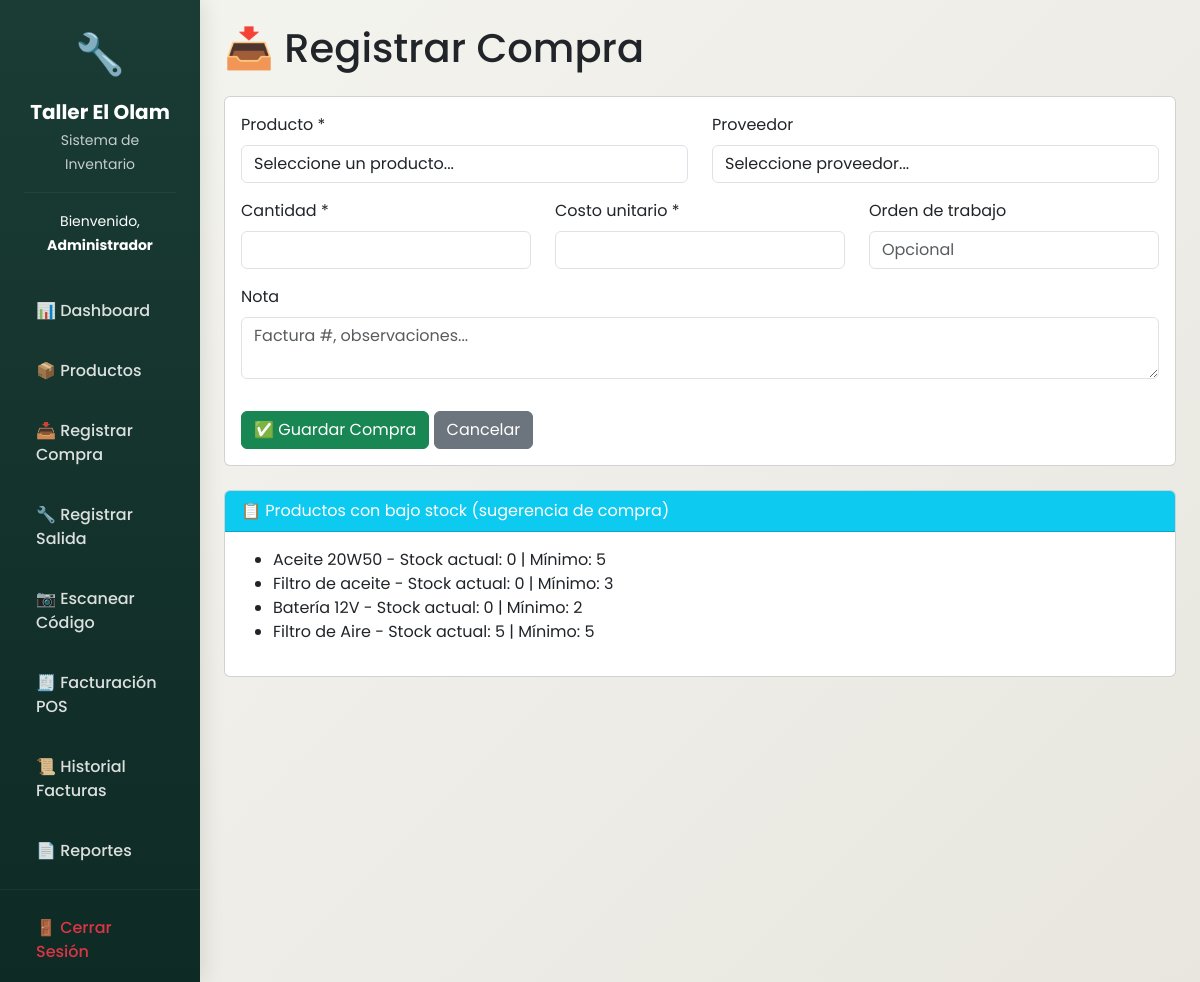
/compra (signed in), run on the app's committed database.
### models.py (models this page shows, shortened)
class Usuario(UserMixin, db.Model):
    __tablename__ = 'usuarios'
    id = db.Column(db.Integer, primary_key=True)
    nombre = db.Column(db.String(100), nullable=False)
    usuario = db.Column(db.String(50), unique=True, nullable=False)
    password = db.Column(db.String(200), nullable=False)
    rol = db.Column(db.String(20), default='mecanico')  # admin, mecanico
    fecha_creacion = db.Column(db.DateTime, default=datetime.utcnow)
    activo = db.Column(db.Boolean, default=True)
    movimientos = db.relationship('Movimiento', backref='usuario', lazy=True)

class Producto(db.Model):
    __tablename__ = 'productos'
    id = db.Column(db.Integer, primary_key=True)
    codigo = db.Column(db.String(20), unique=True, nullable=False)
    nombre = db.Column(db.String(100), nullable=False)
    categoria = db.Column(db.String(50))
    stock = db.Column(db.Integer, default=0)
    stock_minimo = db.Column(db.Integer, default=5)
    stock_maximo = db.Column(db.Integer, default=100)
    precio_compra = db.Column(db.Float, default=0)
    precio_venta = db.Column(db.Float, default=0)
    ubicacion = db.Column(db.String(50))
    descripcion = db.Column(db.Text)
    fecha_creacion = db.Column(db.DateTime, default=datetime.utcnow)
    ultima_actualizacion = db.Column(db.DateTime, default=datetime.utcnow, onupdate=datetime.utcnow)
    activo = db.Column(db.Boolean, default=True)
    movimientos = db.relationship('Movimiento', backref='producto', lazy=True)

### app.py (the view, shortened to what this page needs)
@app.route('/compra', methods=['GET', 'POST'])
@login_required
def registrar_compra():
    proveedores = Proveedor.query.filter_by(activo=True).all()
    productos = Producto.query.filter_by(activo=True).all()
    return render_template('compra.html', proveedores=proveedores, productos=productos)

### app.py (called while the page is built)
@login_manager.user_loader
def load_user(user_id):
    return db.session.get(Usuario, int(user_id))  # ← Usar session.get

### templates/compra.html (shortened to what this page needs)
{% extends "base.html" %}
{% block content %}
<h1 class="mb-4">📥 Registrar Compra</h1>
<div class="card">
    <div class="card-body">
        <form method="POST">
            <div class="row">
                <div class="col-md-6 mb-3">
                    <label class="form-label">Producto *</label>
                    <select name="producto_id" class="form-control" required>
                        <option value="">Seleccione un producto...</option>
                    </select>
                </div>
                <div class="col-md-6 mb-3">
                    <label class="form-label">Proveedor</label>
                    <select name="proveedor_id" class="form-control">
                        <option value="">Seleccione proveedor...</option>
                    </select>
                </div>
                <div class="col-md-4 mb-3">
                    <label class="form-label">Cantidad *</label>
                    <input type="number" name="cantidad" class="form-control" required min="1">
                </div>
                <div class="col-md-4 mb-3">
                    <label class="form-label">Costo unitario *</label>
                    <input type="number" step="0.01" name="costo_unitario" class="form-control" required>
                </div>
                <div class="col-md-4 mb-3">
                    <label class="form-label">Orden de trabajo</label>
                    <input type="text" name="orden_trabajo" class="form-control" placeholder="Opcional">
                </div>
                <div class="col-md-12 mb-3">
                    <label class="form-label">Nota</label>
                    <textarea name="nota" class="form-control" rows="2" placeholder="Factura #, observaciones..."></textarea>
                </div>
            </div>
            <div class="mt-3">
                <button type="submit" class="btn btn-success">✅ Guardar Compra</button>
                <a href="{{ url_for('dashboard') }}" class="btn btn-secondary">Cancelar</a>
            </div>
        </form>
    </div>
</div>
<div class="card mt-4">
    <div class="card-header bg-info text-white">
        📋 Productos con bajo stock (sugerencia de compra)
    </div>
    <div class="card-body">
        <ul>
            {% for p in productos if p.stock <= p.stock_minimo %}
            <li>{{ p.nombre }} - Stock actual: {{ p.stock }} | Mínimo: {{ p.stock_minimo }}</li>
            {% else %}
            <li>✅ No hay productos con bajo stock</li>
            {% endfor %}
        </ul>
    </div>
</div>
{% endblock %}

### templates/base.html (shortened to what this page needs)
<!DOCTYPE html>
<html lang="es">
<head>
    <link href="https://cdn.jsdelivr.net/npm/bootstrap@5.3.0/dist/css/bootstrap.min.css" rel="stylesheet">
    <link rel="stylesheet" href="{{ url_for('static', filename='style.css') }}">
</head>
<body>
    <div class="container-fluid p-0">
        <div class="row g-0">
            <div class="col-md-2 sidebar p-0">
                <div class="p-4 text-white text-center">
                    <div class="mb-3">
                        <span style="font-size: 2.5rem;">🔧</span>
                    </div>
                    <h5 class="fw-bold mb-1">Taller El Olam</h5>
                    <small class="opacity-75">Sistema de Inventario</small>
                    <hr class="my-3" style="border-color: rgba(255,255,255,0.2);">
                    <small>Bienvenido, <strong>{{ current_user.nombre }}</strong></small>
                </div>
                <nav class="nav flex-column">
                    <a class="nav-link" href="{{ url_for('dashboard') }}">📊 Dashboard</a>
                    <a class="nav-link" href="{{ url_for('productos') }}">📦 Productos</a>
                    <a class="nav-link" href="{{ url_for('registrar_compra') }}">📥 Registrar Compra</a>
                    <a class="nav-link" href="{{ url_for('registrar_salida') }}">🔧 Registrar Salida</a>
                    <a class="nav-link" href="{{ url_for('escanear') }}">📷 Escanear Código</a>
                    <a class="nav-link" href="{{ url_for('facturacion') }}">🧾 Facturación POS</a>
                    <a class="nav-link" href="{{ url_for('historial_facturas') }}">📜 Historial Facturas</a>
                    <a class="nav-link" href="{{ url_for('reporte') }}">📄 Reportes</a>
                    <hr class="my-2" style="border-color: rgba(255,255,255,0.2);">
                    <a class="nav-link text-danger" href="{{ url_for('logout') }}">🚪 Cerrar Sesión</a>
                </nav>
            </div>
            <div class="col-md-10 content p-4">
                {% block content %}{% endblock %}
            </div>
        </div>
    </div>
</body>
</html>

### static/style.css (style rules this page uses)
:root { --primary: #1a3c34; --primary-dark: #0e2a24; --primary-light: #2a5a4f; --secondary: #d4a373; --secondary-dark: #b88352; --success: #2e7d32; --danger: #c62828; --warning: #ed6c02; --info: #0288d1; --light: #f5f5f0; --dark: #1e2a2a; --gray: #6c757d; }
* { margin: 0; padding: 0; box-sizing: border-box; }
body { font-family: 'Poppins', 'Segoe UI', Tahoma, Geneva, Verdana, sans-serif; background: linear-gradient(135deg, var(--light) 0%, #e8e6df 100%); min-height: 100vh; }
.sidebar { min-height: 100vh; background: linear-gradient(180deg, var(--primary) 0%, var(--primary-dark) 100%); box-shadow: 4px 0 20px rgba(0,0,0,0.1); transition: all 0.3s ease; }
.sidebar .nav-link { color: rgba(255,255,255,0.85); padding: 14px 24px; margin: 4px 12px; border-radius: 12px; transition: all 0.3s ease; font-weight: 500; display: flex; align-items: center; gap: 12px; }

### data on the page
Usuario: nombre "Administrador"
Producto: nombre "Aceite 20W50", stock "0", stock_minimo "5"
Producto: nombre "Filtro de aceite", stock "0", stock_minimo "3"
Producto: nombre "Batería 12V", stock "0", stock_minimo "2"
Producto: nombre "Filtro de Aire", stock "5", stock_minimo "5"
